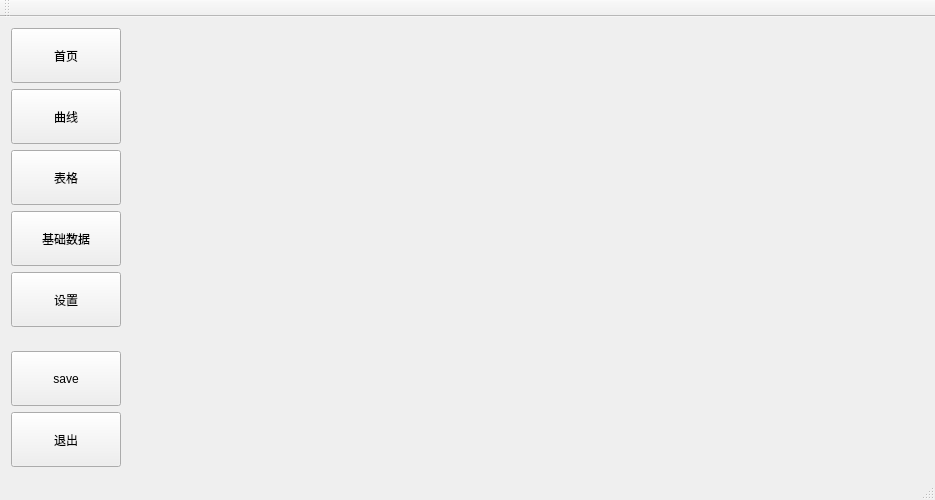
<?xml version="1.0" encoding="UTF-8"?>
<ui version="4.0">
 <class>MainWindow</class>
 <widget class="QMainWindow" name="MainWindow">
  <property name="geometry">
   <rect>
    <x>0</x>
    <y>0</y>
    <width>935</width>
    <height>500</height>
   </rect>
  </property>
  <property name="minimumSize">
   <size>
    <width>500</width>
    <height>500</height>
   </size>
  </property>
  <property name="windowTitle">
   <string>MainWindow</string>
  </property>
  <property name="styleSheet">
   <string notr="true"/>
  </property>
  <widget class="QWidget" name="centralWidget">
   <layout class="QGridLayout" name="gridLayout">
    <item row="0" column="0">
     <layout class="QVBoxLayout" name="verticalLayout">
      <item>
       <widget class="HoverBitmapBtn" name="pbtnMainUI">
        <property name="sizePolicy">
         <sizepolicy hsizetype="Fixed" vsizetype="Fixed">
          <horstretch>0</horstretch>
          <verstretch>0</verstretch>
         </sizepolicy>
        </property>
        <property name="minimumSize">
         <size>
          <width>110</width>
          <height>55</height>
         </size>
        </property>
        <property name="maximumSize">
         <size>
          <width>110</width>
          <height>55</height>
         </size>
        </property>
        <property name="styleSheet">
         <string notr="true"/>
        </property>
        <property name="text">
         <string>首页</string>
        </property>
       </widget>
      </item>
      <item>
       <widget class="HoverBitmapBtn" name="pbtnDetectedCurve">
        <property name="sizePolicy">
         <sizepolicy hsizetype="Fixed" vsizetype="Fixed">
          <horstretch>0</horstretch>
          <verstretch>0</verstretch>
         </sizepolicy>
        </property>
        <property name="minimumSize">
         <size>
          <width>110</width>
          <height>55</height>
         </size>
        </property>
        <property name="maximumSize">
         <size>
          <width>110</width>
          <height>55</height>
         </size>
        </property>
        <property name="styleSheet">
         <string notr="true">image: url(:/image/sysImage.png);</string>
        </property>
        <property name="text">
         <string>曲线</string>
        </property>
       </widget>
      </item>
      <item>
       <widget class="HoverBitmapBtn" name="pbtnDectedTable">
        <property name="sizePolicy">
         <sizepolicy hsizetype="Fixed" vsizetype="Fixed">
          <horstretch>0</horstretch>
          <verstretch>0</verstretch>
         </sizepolicy>
        </property>
        <property name="minimumSize">
         <size>
          <width>110</width>
          <height>55</height>
         </size>
        </property>
        <property name="maximumSize">
         <size>
          <width>110</width>
          <height>55</height>
         </size>
        </property>
        <property name="styleSheet">
         <string notr="true"/>
        </property>
        <property name="text">
         <string>表格</string>
        </property>
       </widget>
      </item>
      <item>
       <widget class="HoverBitmapBtn" name="pbtnRailData">
        <property name="sizePolicy">
         <sizepolicy hsizetype="Fixed" vsizetype="Fixed">
          <horstretch>0</horstretch>
          <verstretch>0</verstretch>
         </sizepolicy>
        </property>
        <property name="minimumSize">
         <size>
          <width>110</width>
          <height>55</height>
         </size>
        </property>
        <property name="maximumSize">
         <size>
          <width>110</width>
          <height>55</height>
         </size>
        </property>
        <property name="styleSheet">
         <string notr="true"/>
        </property>
        <property name="text">
         <string>基础数据</string>
        </property>
       </widget>
      </item>
      <item>
       <widget class="HoverBitmapBtn" name="pbtnSet">
        <property name="sizePolicy">
         <sizepolicy hsizetype="Fixed" vsizetype="Fixed">
          <horstretch>0</horstretch>
          <verstretch>0</verstretch>
         </sizepolicy>
        </property>
        <property name="minimumSize">
         <size>
          <width>110</width>
          <height>55</height>
         </size>
        </property>
        <property name="maximumSize">
         <size>
          <width>110</width>
          <height>55</height>
         </size>
        </property>
        <property name="styleSheet">
         <string notr="true"/>
        </property>
        <property name="text">
         <string>设置</string>
        </property>
       </widget>
      </item>
      <item>
       <spacer name="verticalSpacer">
        <property name="orientation">
         <enum>Qt::Vertical</enum>
        </property>
        <property name="sizeHint" stdset="0">
         <size>
          <width>20</width>
          <height>80</height>
         </size>
        </property>
       </spacer>
      </item>
      <item>
       <widget class="HoverBitmapBtn" name="pbtnSave">
        <property name="sizePolicy">
         <sizepolicy hsizetype="Fixed" vsizetype="Fixed">
          <horstretch>0</horstretch>
          <verstretch>0</verstretch>
         </sizepolicy>
        </property>
        <property name="minimumSize">
         <size>
          <width>110</width>
          <height>55</height>
         </size>
        </property>
        <property name="maximumSize">
         <size>
          <width>110</width>
          <height>55</height>
         </size>
        </property>
        <property name="styleSheet">
         <string notr="true">font: 900 12pt &quot;微软雅黑&quot;;</string>
        </property>
        <property name="text">
         <string>save</string>
        </property>
       </widget>
      </item>
      <item>
       <widget class="HoverBitmapBtn" name="pbtnExit">
        <property name="sizePolicy">
         <sizepolicy hsizetype="Fixed" vsizetype="Fixed">
          <horstretch>0</horstretch>
          <verstretch>0</verstretch>
         </sizepolicy>
        </property>
        <property name="minimumSize">
         <size>
          <width>110</width>
          <height>55</height>
         </size>
        </property>
        <property name="maximumSize">
         <size>
          <width>110</width>
          <height>55</height>
         </size>
        </property>
        <property name="styleSheet">
         <string notr="true"/>
        </property>
        <property name="text">
         <string>退出</string>
        </property>
       </widget>
      </item>
     </layout>
    </item>
    <item row="0" column="1">
     <widget class="QWidget" name="wdgMain" native="true">
      <property name="minimumSize">
       <size>
        <width>0</width>
        <height>0</height>
       </size>
      </property>
      <property name="styleSheet">
       <string notr="true"/>
      </property>
     </widget>
    </item>
   </layout>
  </widget>
  <widget class="QMenuBar" name="menuBar">
   <property name="geometry">
    <rect>
     <x>0</x>
     <y>0</y>
     <width>935</width>
     <height>23</height>
    </rect>
   </property>
  </widget>
  <widget class="QToolBar" name="mainToolBar">
   <attribute name="toolBarArea">
    <enum>TopToolBarArea</enum>
   </attribute>
   <attribute name="toolBarBreak">
    <bool>false</bool>
   </attribute>
  </widget>
  <widget class="QStatusBar" name="statusBar"/>
 </widget>
 <layoutdefault spacing="6" margin="11"/>
 <customwidgets>
  <customwidget>
   <class>HoverBitmapBtn</class>
   <extends>QPushButton</extends>
   <header>hoverbitmapbtn.h</header>
  </customwidget>
 </customwidgets>
 <resources/>
 <connections/>
</ui>
